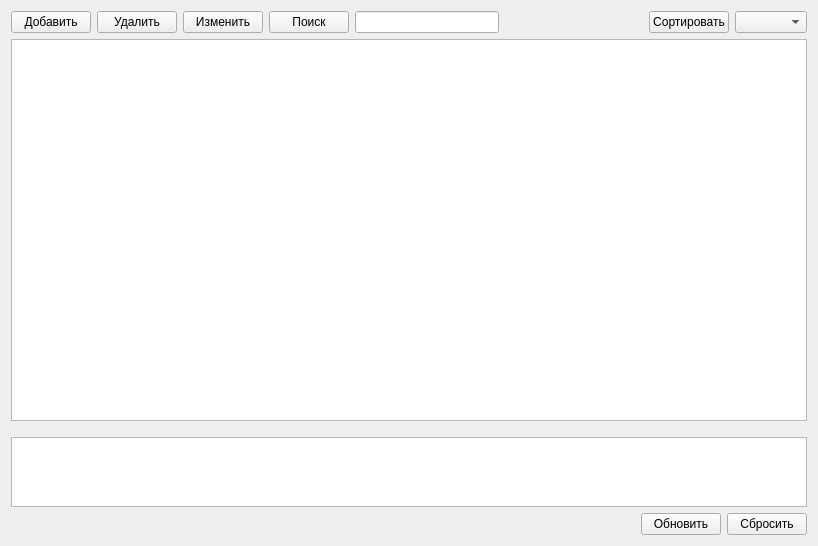
<?xml version="1.0" encoding="UTF-8"?>
<ui version="4.0">
 <class>StoragesWidget</class>
 <widget class="QWidget" name="StoragesWidget">
  <property name="geometry">
   <rect>
    <x>0</x>
    <y>0</y>
    <width>818</width>
    <height>546</height>
   </rect>
  </property>
  <property name="windowTitle">
   <string>Form</string>
  </property>
  <layout class="QVBoxLayout" name="verticalLayout">
   <item>
    <layout class="QVBoxLayout" name="mainLayout" stretch="0,10,1,2">
     <property name="sizeConstraint">
      <enum>QLayout::SetFixedSize</enum>
     </property>
     <item>
      <layout class="QGridLayout" name="butoonLayout">
       <item row="0" column="5">
        <spacer name="horizontalSpacer">
         <property name="orientation">
          <enum>Qt::Horizontal</enum>
         </property>
         <property name="sizeHint" stdset="0">
          <size>
           <width>40</width>
           <height>20</height>
          </size>
         </property>
        </spacer>
       </item>
       <item row="0" column="0">
        <widget class="QPushButton" name="addStorageButton">
         <property name="text">
          <string>Добавить</string>
         </property>
        </widget>
       </item>
       <item row="0" column="1">
        <widget class="QPushButton" name="deleteStorageButton">
         <property name="text">
          <string>Удалить</string>
         </property>
        </widget>
       </item>
       <item row="0" column="4">
        <widget class="QLineEdit" name="findEdit"/>
       </item>
       <item row="0" column="7">
        <widget class="QComboBox" name="columnsBox"/>
       </item>
       <item row="0" column="6">
        <widget class="QPushButton" name="sortButton">
         <property name="text">
          <string>Сортировать</string>
         </property>
        </widget>
       </item>
       <item row="0" column="3">
        <widget class="QPushButton" name="filterButton">
         <property name="text">
          <string>Поиск</string>
         </property>
        </widget>
       </item>
       <item row="0" column="2">
        <widget class="QPushButton" name="editStorageButton">
         <property name="text">
          <string>Изменить</string>
         </property>
        </widget>
       </item>
      </layout>
     </item>
     <item>
      <layout class="QGridLayout" name="tableLayout" columnstretch="0">
       <item row="0" column="0">
        <widget class="QTableWidget" name="tableView"/>
       </item>
      </layout>
     </item>
     <item>
      <spacer name="verticalSpacer_5">
       <property name="orientation">
        <enum>Qt::Vertical</enum>
       </property>
       <property name="sizeType">
        <enum>QSizePolicy::Maximum</enum>
       </property>
       <property name="sizeHint" stdset="0">
        <size>
         <width>10</width>
         <height>10</height>
        </size>
       </property>
      </spacer>
     </item>
     <item>
      <layout class="QVBoxLayout" name="informationLayout">
       <item>
        <widget class="QTextBrowser" name="storagesBrowser"/>
       </item>
       <item>
        <layout class="QHBoxLayout" name="horizontalLayout_3">
         <item>
          <spacer name="horizontalSpacer_3">
           <property name="orientation">
            <enum>Qt::Horizontal</enum>
           </property>
           <property name="sizeHint" stdset="0">
            <size>
             <width>40</width>
             <height>20</height>
            </size>
           </property>
          </spacer>
         </item>
         <item>
          <widget class="QPushButton" name="updateButton">
           <property name="text">
            <string>Обновить</string>
           </property>
          </widget>
         </item>
         <item>
          <widget class="QPushButton" name="resetButton">
           <property name="text">
            <string>Сбросить</string>
           </property>
          </widget>
         </item>
        </layout>
       </item>
      </layout>
     </item>
    </layout>
   </item>
  </layout>
 </widget>
 <resources/>
 <connections/>
</ui>
